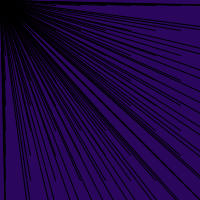
Frame 1 (no input)
Frame 60 (the mouse pressed at the canvas centre just before this capture): identical to frame 1, image omitted
Frame 120 (the mouse held since frame 60 and released just before this capture): identical to frame 1, image omitted

The Processing sketch that drew this single still picture (run headless with seeded random() and noise(); from frame 60 on, the mouse is pressed at the canvas centre):

// Processing sketch: processing_93116
// ── processing_93116.pde

void setup (){
size (200,200);
background (255);
}

void draw()
{
  background(42,7,93);
  stroke (0);
  strokeWeight (1);
  for (int mouseX=5; mouseX <250; mouseX=mouseX+25) 
  for (int mouseY= 5; mouseY <250; mouseY= mouseY+25)
  line(0,0, mouseX, mouseY);
 
}
